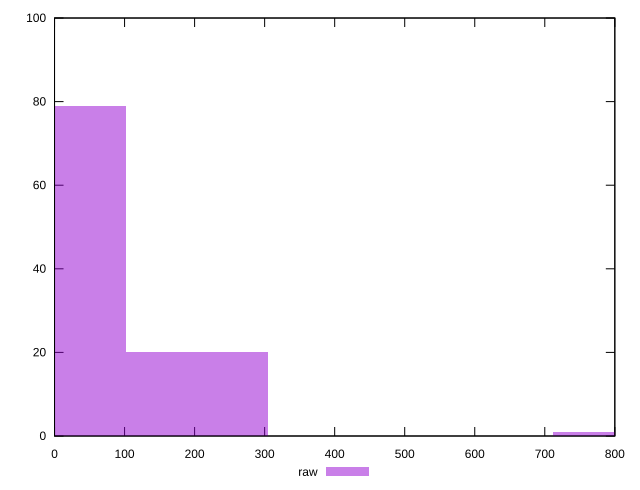

Source code (gnuplot):
reset

$raw <<EOF
203.5413164638458 20
0 79
814.1652658553832 1
EOF

set key outside below
set boxwidth 203.5413164638458
set xrange [0:800]
set yrange [0:100]
set trange [0:100]
set style fill transparent solid 0.5 noborder
set terminal svg size 640, 490 enhanced background rgb 'white'
set output "reports/report_00027_2021-02-24T12-40-31.850Z/unminified-javascript/samples/music/raw/histogram.svg"

plot $raw title "raw" with boxes

reset
